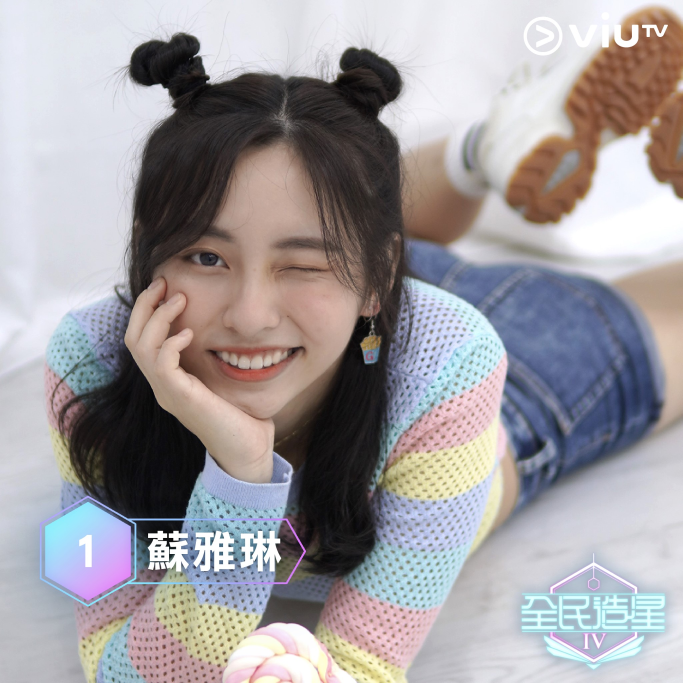
#> input picture source/photo/contestants/1/1-1.jpg, 2048 x 2048 px (shown at 1/3 size)
$ python -i test_recognition.py   (imports and definitions only)
#> lines starting #> are read from the running program, lines starting #| are printed output that depends on the picture
import os

import cv2
import numpy as np
from insightface.app import FaceAnalysis
from PIL import Image, ImageDraw, ImageFont


# [270 lines left out: functions draw_arrow, draw_utf8_text, get_label_dimensions, find_label_position, is_masked, not called in this run]


# Load the models
# [4 lines that did not run here, left out]
# [1 line not run here, left out]


def get_segmentation_mask(image):
    """Get segmentation mask for the image using facial landmarks and estimated body regions."""
    # Convert to grayscale for simpler processing
    gray = cv2.cvtColor(image, cv2.COLOR_BGR2GRAY)

    # Get face landmarks for all detected faces
    faces = app.get(image)
    mask = np.zeros_like(gray)

    for face in faces:
        # Get facial landmarks
        lmk = face.landmark_3d_68
        bbox = face.bbox.astype(int)

        if lmk is not None:
            # Create head region using landmarks
            points = lmk[:, :2].astype(np.int32)
            hull = cv2.convexHull(points)

            # Draw filled convex hull (head region)
            cv2.fillConvexPoly(mask, hull, 255)

            # Estimate head region (expanded hull)
            head_kernel = np.ones((30, 30), np.uint8)
            cv2.dilate(mask, head_kernel, iterations=1, dst=mask)

            # Estimate body region based on face position and size
            face_width = bbox[2] - bbox[0]
            face_height = bbox[3] - bbox[1]

            # Body region estimation
            body_top = bbox[3]  # Start from bottom of face
            body_height = int(face_height * 3)  # Estimate body height
            int(face_width * 1.5)  # Estimate body width

            body_left = max(0, bbox[0] - face_width // 4)
            body_right = min(image.shape[1], bbox[2] + face_width // 4)
            body_bottom = min(image.shape[0], body_top + body_height)

            # Draw estimated body region
            cv2.rectangle(
                mask, (body_left, body_top), (body_right, body_bottom), 255, -1
            )  # -1 means filled

    # Final dilation to ensure coverage
    final_kernel = np.ones((10, 10), np.uint8)
    mask = cv2.dilate(mask, final_kernel, iterations=1)

    return mask


# load embeddings for all contestants
contestants_dir = "source/photo/contestants"
contestants_embeddings = {}
# [11 lines not run here, left out]

# Load and process the test image
test_image_path = "source/images/test/test_image.jpeg"
# [1 line not run here, left out]

# Get segmentation mask for better label positioning
# [1 line that did not run here, left out]

# Detect faces in the test image
# [1 line that did not run here, left out]

# Define confidence thresholds as constants at the top
NORMAL_CONFIDENCE_THRESHOLD = 0.4
MASKED_CONFIDENCE_THRESHOLD = 0.95

# Define text display settings
LABEL_FONT_SIZE = 20  # Keep font size consistent
LABEL_PADDING = 10  # Padding around text
LABEL_ALPHA = 0.7  # Background transparency

# Keep track of label positions
existing_labels = []  # List of (x, y, width, height) tuples

# process each detected face
# [101 lines not run here, left out]

>>> import cv2
>>> picture = cv2.imread('source/photo/contestants/1/1-1.jpg')
#> picture is the input picture: shape (2048, 2048, 3); mean B, G, R 159.7, 156.2, 160.4
>>> result = get_segmentation_mask(picture)
#> in get_segmentation_mask, `gray = cv2.cvtColor(image, cv2.COLOR_BGR2GRAY)`:
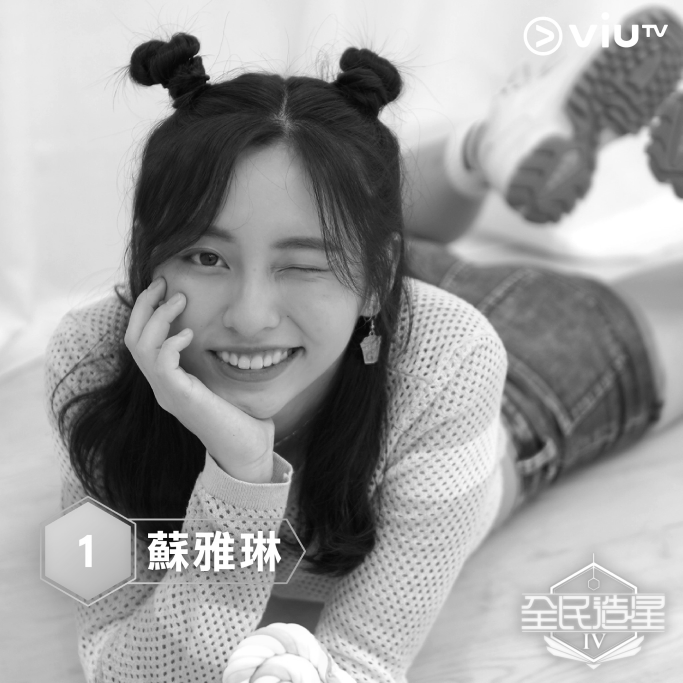
#> gray: shape (2048, 2048) (shown at 1/3 size); min 0, max 255, mean 157.9
#> (the run stopped early here; a loop or call above may not have finished)

$ run again, on source/photo/contestants/10/240898858_2875260389396030_5017283014320647516_n.jpg
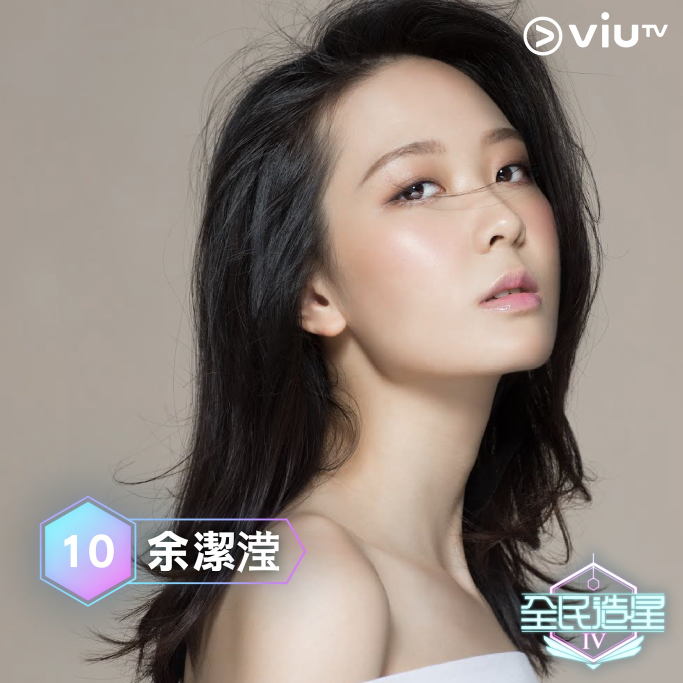
#> input picture source/photo/contestants/10/240898858_2875260389396030_5017283014320647516_n.jpg, 2048 x 2048 px (shown at 1/3 size)
#> picture is the input picture: shape (2048, 2048, 3); mean B, G, R 125.6, 132.8, 143.7
#> in get_segmentation_mask, `gray = cv2.cvtColor(image, cv2.COLOR_BGR2GRAY)`:
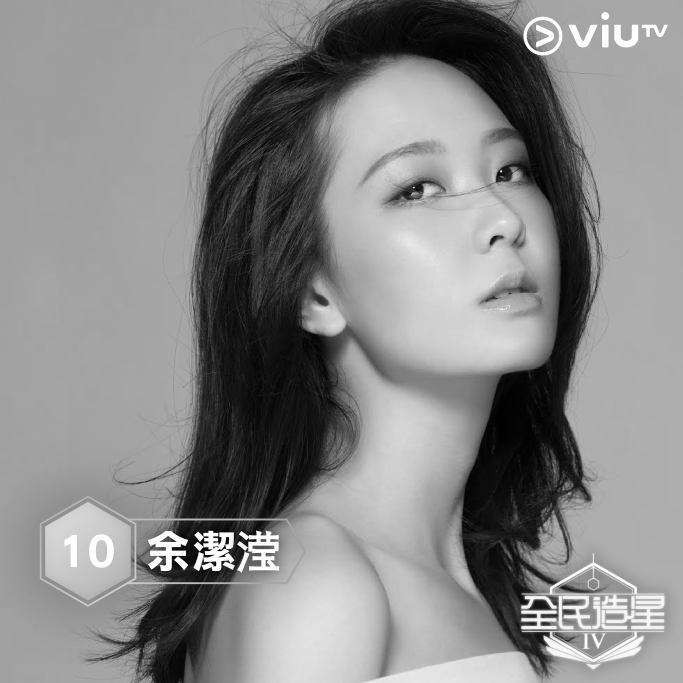
#> gray: shape (2048, 2048) (shown at 1/3 size); min 0, max 255, mean 135.3

$ run again, on source/photo/contestants/10/245460676_2910528892535846_8396923490230842323_n.jpg
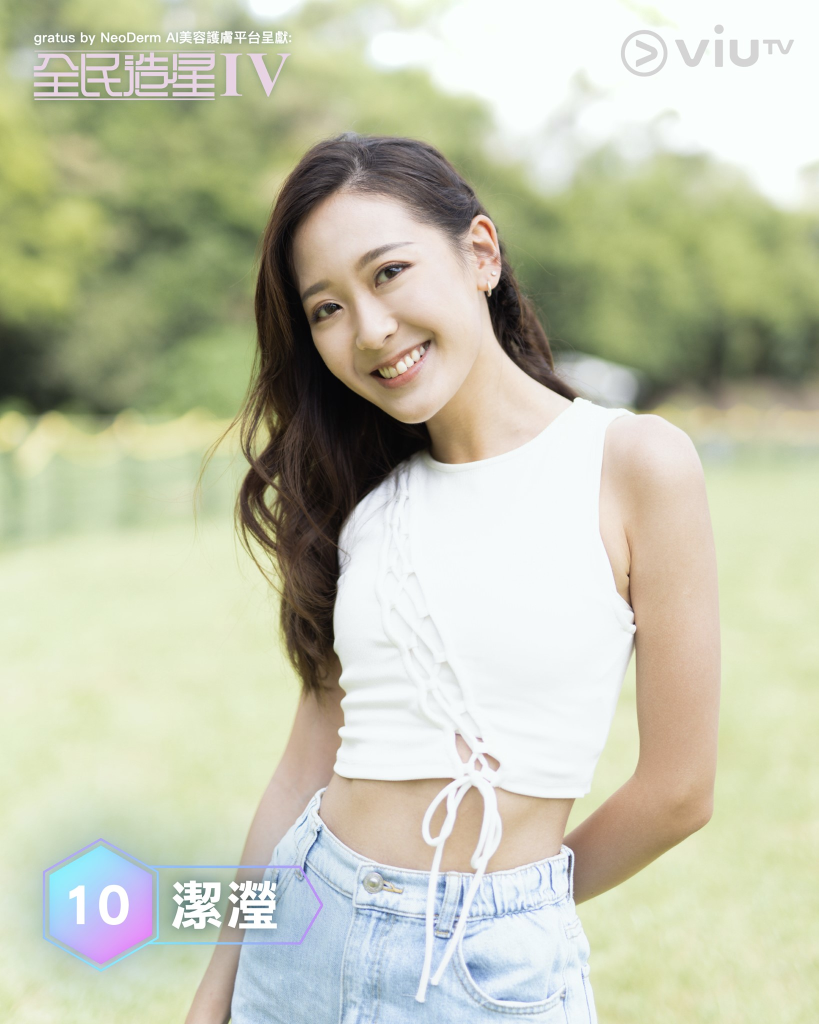
#> input picture source/photo/contestants/10/245460676_2910528892535846_8396923490230842323_n.jpg, 1638 x 2048 px (shown at 1/2 size)
#> picture is the input picture: shape (2048, 1638, 3); mean B, G, R 174.6, 197.2, 194.7
#> in get_segmentation_mask, `gray = cv2.cvtColor(image, cv2.COLOR_BGR2GRAY)`:
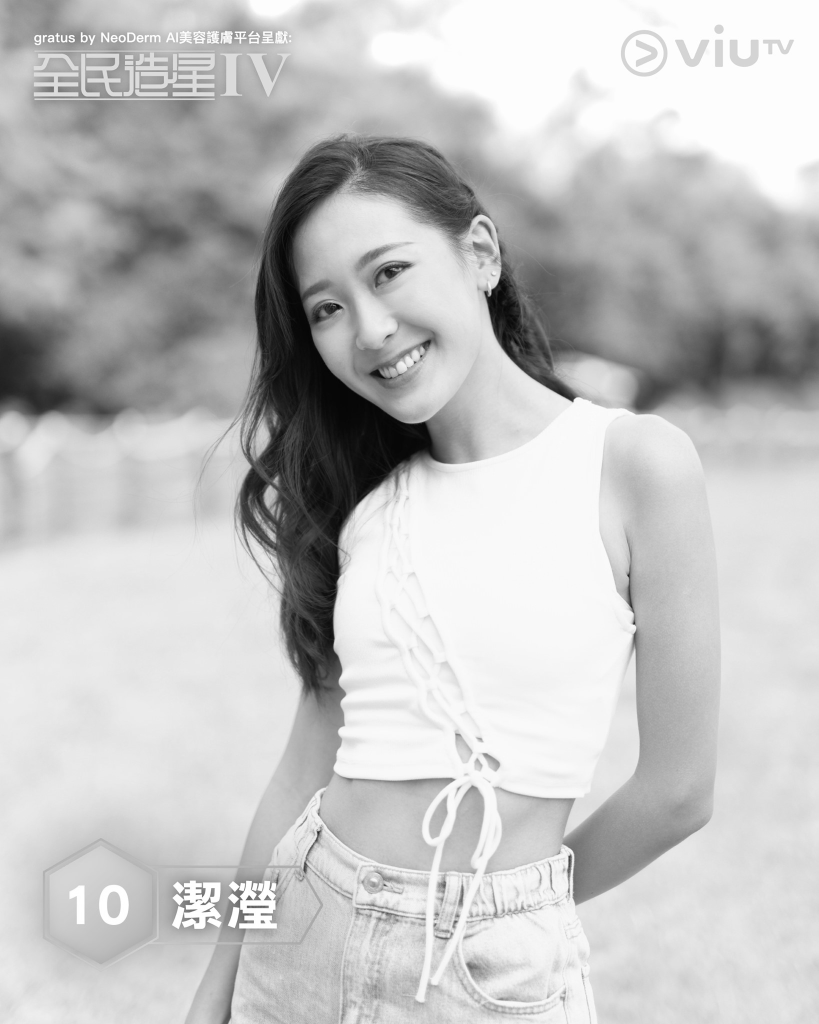
#> gray: shape (2048, 1638) (shown at 1/2 size); min 1, max 255, mean 193.9

$ run again, on source/photo/contestants/11/11-1.jpg
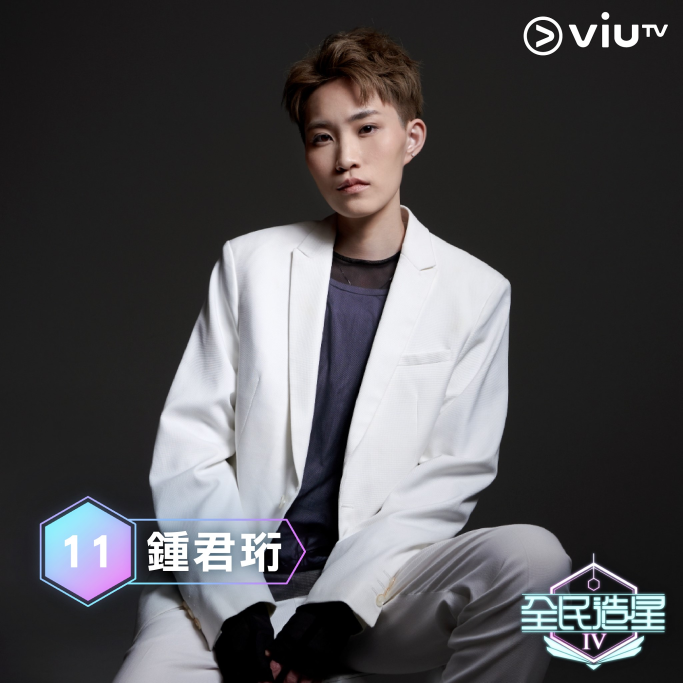
#> input picture source/photo/contestants/11/11-1.jpg, 2048 x 2048 px (shown at 1/3 size)
#> picture is the input picture: shape (2048, 2048, 3); mean B, G, R 81.5, 78.8, 79.6
#> in get_segmentation_mask, `gray = cv2.cvtColor(image, cv2.COLOR_BGR2GRAY)`:
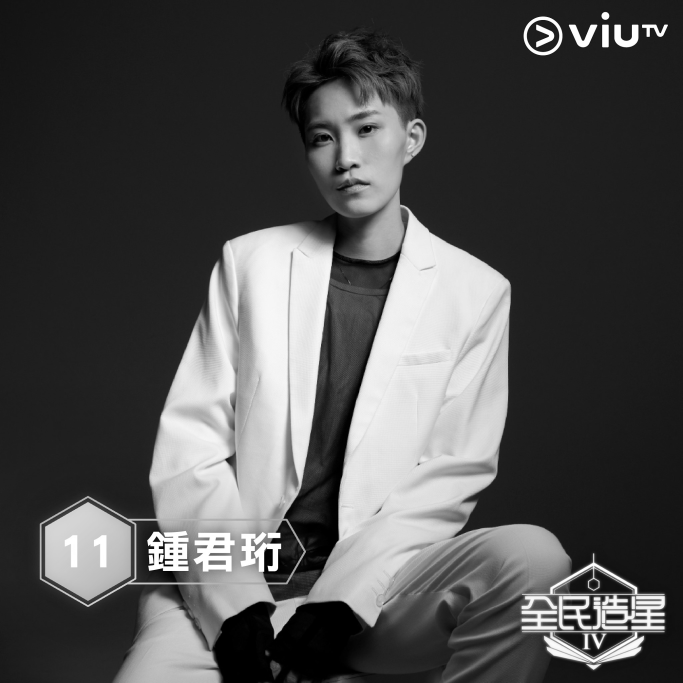
#> gray: shape (2048, 2048) (shown at 1/3 size); min 0, max 255, mean 79.4
